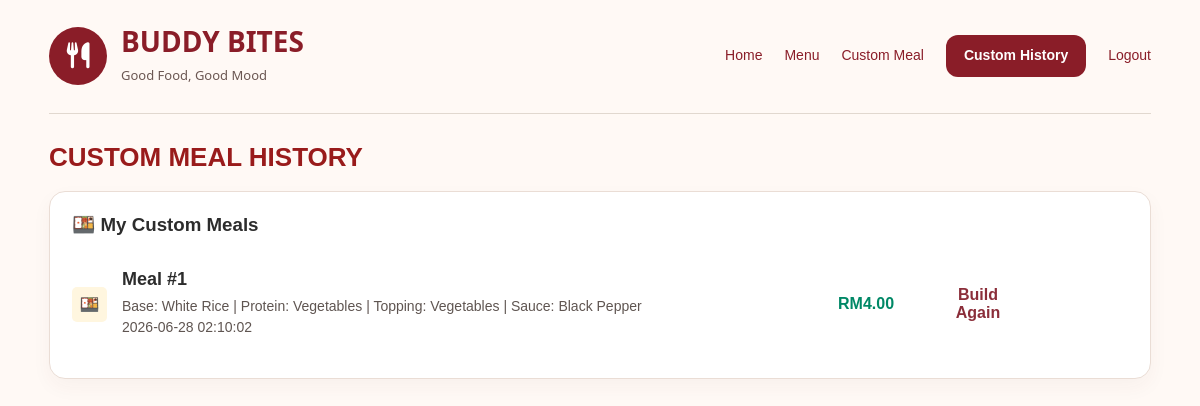
Page /pages/custom_history.php (signed in) on the committed database.
### tables this page shows
CREATE TABLE `custom_meals` (
  `custom_id` int(11) NOT NULL,
  `user_id` int(11) NOT NULL,
  `base` varchar(100) NOT NULL,
  `protein` varchar(255) NOT NULL,
  `topping` varchar(255) NOT NULL,
  `toppings` varchar(255) NOT NULL,
  `sauce` varchar(100) NOT NULL,
  `total_price` decimal(10,2) NOT NULL,
  `created_at` timestamp NOT NULL DEFAULT current_timestamp()
);

### pages/custom_history.php (the view, shortened to what this page needs)
<?php
include("../includes/db.php");
$user_id = $_SESSION["user_id"];
$sql = "SELECT * FROM custom_meals WHERE user_id = ? ORDER BY created_at DESC";
$stmt = $conn->prepare($sql);
$stmt->bind_param("i", $user_id);
$stmt->execute();
$result = $stmt->get_result();
?>
<?php include("../includes/header.php"); ?>
<div class="order-page">
    <div class="order-nav">
        <div class="logo">BUDDY BITES</div>
        <div>
            <a href="home.php">Home</a>
            <a href="menu.php">Menu</a>
            <a href="custom_meal.php">Custom Meal</a>
            <a class="active" href="custom_history.php">Custom History</a>
            <a href="logout.php">Logout</a>
        </div>
    </div>
    <h3 class="order-title">CUSTOM MEAL HISTORY</h3>
    <div class="order-box">
        <h3>🍱 My Custom Meals</h3>
        <?php if ($result->num_rows > 0) { ?>
            <?php while ($row = $result->fetch_assoc()) { ?>
                <div class="order-row">
                    <div class="order-icon">🍱</div>
                    <div class="order-info">
                        <b>Meal #<?php echo $row["custom_id"]; ?></b>
                        <p>
                            Base: <?php echo htmlspecialchars($row["base"]); ?> |
                            Protein: <?php echo htmlspecialchars($row["protein"]); ?> |
                            Topping: <?php echo htmlspecialchars($row["topping"]); ?> |
                            Sauce: <?php echo htmlspecialchars($row["sauce"]); ?>
                        </p>
                        <p><?php echo $row["created_at"]; ?></p>
                    </div>
                    <div class="order-price">
                        RM<?php echo number_format($row["total_price"], 2); ?>
                    </div>
                    <a class="order-btn" href="custom_meal.php">Build Again</a>
                </div>
            <?php } ?>
        <?php } else { ?>
            <p class="empty-order">No custom meals found yet.</p>
        <?php } ?>
    </div>
</div>
<?php include("../includes/footer.php"); ?>

### rows in the picture
custom_meals: custom_id "1", base "White Rice", protein "Vegetables", topping "Vegetables", sauce "Black Pepper", created_at "2026-06-28 02:10:02", total_price "4.00"
